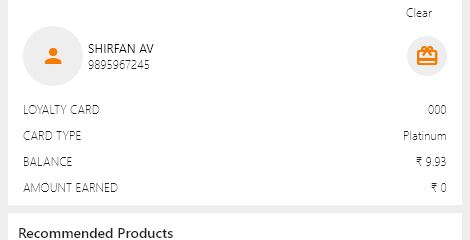

Python code for this plot:
import pygetwindow as gw
import pyautogui
import time

# Disable PyAutoGUI fail-safe
pyautogui.FAILSAFE = False

def activate_window_by_title(window_title):
    windows = gw.getAllWindows()
    for window in windows:
        if window._hWnd and window.title.lower() == window_title.lower():
            window.activate()
            return True
    return False

def read_phone_number_from_file(file_path):
    with open(file_path, 'r') as file:
        return file.read().strip()

# Replace 'LithosERP POS' with the window title of your application
window_title = 'LithosERP POS'
phone_number_file_path = 'number3.txt'

if activate_window_by_title(window_title):
    # Press the "Enter" key
    pyautogui.press("enter")
    
    # Wait for the window to become active
    time.sleep(1)

    # Define the coordinates of the point to double-click
    x = 500
    y = 150

    # Perform a double-click at the specified point
    pyautogui.doubleClick(x, y)
    time.sleep(1)

    # Read the phone number from the text file
    phone_number = read_phone_number_from_file(phone_number_file_path)
    
    # Type the phone number using pyautogui
    pyautogui.typewrite(phone_number)
    time.sleep(1)
    
    # Perform a double-click at another specified point to deselect the input field
    x1 = 80
    y1 = 100
    pyautogui.doubleClick(x1, y1)

    # Press the "Enter" key
    pyautogui.press("enter")

    # Wait a moment for the action to take effect
   

    # Define the coordinates of the region you want to capture
    left = 80
    top = 80
    width = 470
    height = 240
    time.sleep(0.5)

    # Capture the specified region
    screenshot = pyautogui.screenshot(region=(left, top, width, height))

    # Save the screenshot
    screenshot.save("point.png")

    print("Screenshot saved successfully.")
    # Minimize the window
    gw.getWindowsWithTitle(window_title)[0].minimize()

else:
    print("Window not found or could not be activated.")
